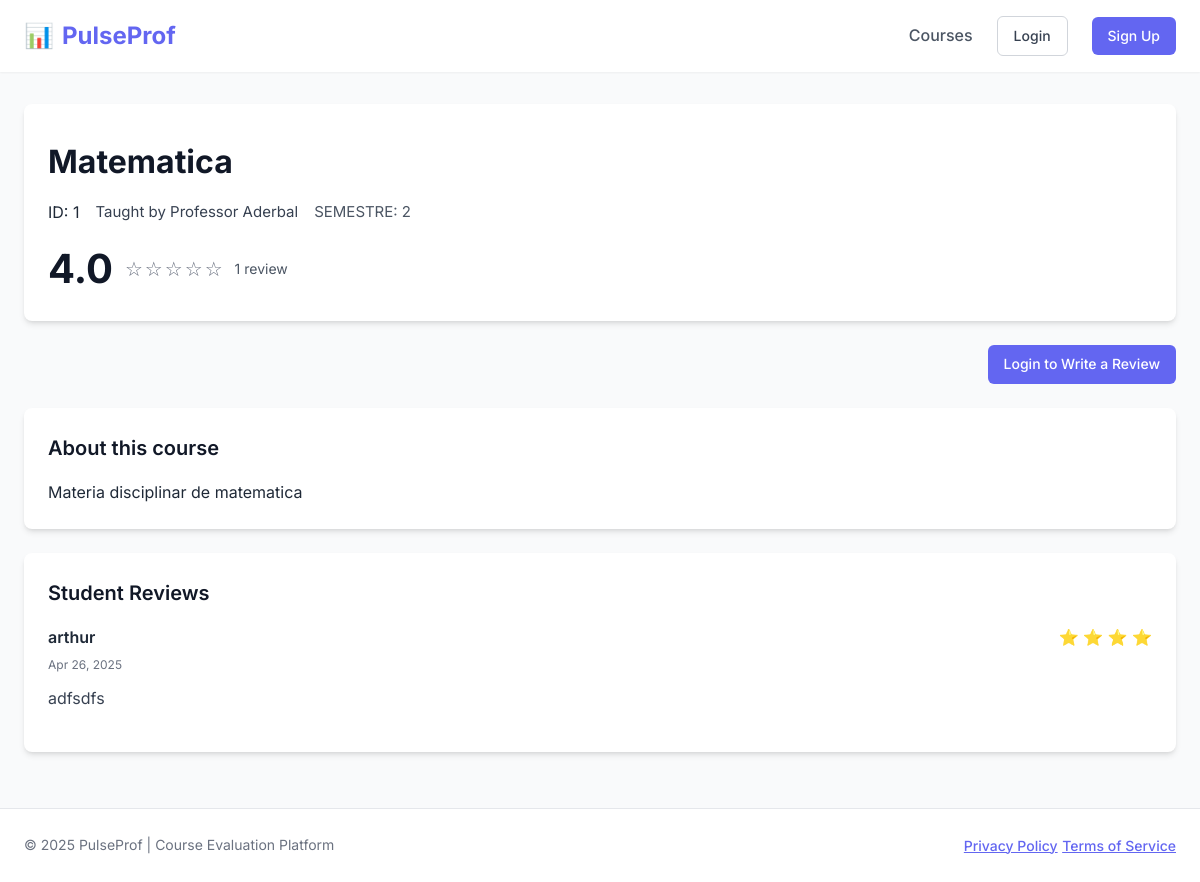
The page /courses/1/ on the database its author committed.
### avaliacoes/models.py (models this page shows, shortened)
class Course(models.Model):
    title = models.CharField(max_length=100)
    code = models.CharField(max_length=20, unique=True)
    instructor = models.CharField(max_length=100)
    semester = models.CharField(max_length=20, blank=True)
    description = models.TextField(blank=True)
    def average_rating(self):
        return self.review_set.aggregate(Avg('rating'))['rating__avg'] or 0
    def total_reviews(self):
        return self.review_set.count()

class Review(models.Model):
    RATING_CHOICES = [
        (1, '⭐'),
        (2, '⭐⭐'),
        (3, '⭐⭐⭐'),
        (4, '⭐⭐⭐⭐'),
        (5, '⭐⭐⭐⭐⭐'),
    ]
    course = models.ForeignKey(Course, on_delete=models.CASCADE)
    student = models.ForeignKey(User, on_delete=models.CASCADE)
    rating = models.IntegerField(choices=RATING_CHOICES)
    feedback = models.TextField(blank=True)
    anonymous = models.BooleanField(default=False)
    date_submitted = models.DateTimeField(auto_now_add=True)
    class Meta:
        unique_together = ('course', 'student')
        ordering = ['-date_submitted']

### avaliacoes/views.py (the view)
# urls.py: path('courses/<int:course_id>/', views.course_detail, name='course_detail'),
def course_detail(request, course_id):
    course = get_object_or_404(Course, id=course_id)
    reviews = course.review_set.all()
    user_review = None
    can_review = False
    if request.user.is_authenticated:
        user_review = reviews.filter(student=request.user).first()
        can_review = user_review is None
    context = {
        'course': course,
        'reviews': reviews,
        'user_review': user_review,
        'can_review': can_review,
        'page_title': course.title
    }
    return render(request, 'course_detail.html', context)

### avaliacoes/templates/course_detail.html (shortened to what this page needs)
{% extends 'base.html' %}
{% block content %}
<div class="course-header-container">
    <div class="course-header-content">
        <h1 class="course-detail-title">{{ course.title }}</h1>
        <div class="course-detail-meta">
            <div class="course-code">ID: {{ course.code }}</div>
            <div class="course-instructor">Taught by {{ course.instructor }}</div>
            {% if course.semester %}<div class="course-semester">SEMESTRE: {{ course.semester }}</div>{% endif %}
        </div>
        <div class="course-ratings">
            <div class="rating-summary">
                <div class="rating-average">
                    {{ course.average_rating|floatformat:1 }}
                </div>
                <div class="stars">
                    {% for i in "12345" %}
                        {% if forloop.counter <= course.average_rating|floatformat:"0" %}
                            <span>⭐</span>
                        {% else %}
                            <span class="text-muted">☆</span>
                        {% endif %}
                    {% endfor %}
                </div>
                <div class="rating-count">{{ course.total_reviews }} review{{ course.total_reviews|pluralize }}</div>
            </div>
        </div>
    </div>
</div>
<div class="course-actions">
    {% if can_review %}
        <a href="{% url 'submit_review' course.id %}" class="btn btn-primary">Write a Review</a>
    {% elif user_review %}
        <div class="user-review-actions">
            <span class="your-review-badge">You've reviewed this course</span>
            <a href="{% url 'edit_review' course.id %}" class="btn btn-outline">Edit Your Review</a>
            <a href="{% url 'delete_review' course.id %}" class="btn btn-outline btn-danger-text">Delete</a>
        </div>
    {% elif not user.is_authenticated %}
        <a href="{% url 'login' %}" class="btn btn-primary">Login to Write a Review</a>
    {% endif %}
</div>
{% if course.description %}
<div class="card">
    <div class="card-header">
        <h2 class="card-title">About this course</h2>
    </div>
    <p>{{ course.description }}</p>
</div>
{% endif %}
<div class="card">
    <div class="card-header">
        <h2 class="card-title">Student Reviews</h2>
    </div>
    {% if reviews %}
        <div class="reviews-list">
            {% for review in reviews %}
                <div class="review-item">
                    <div class="review-header">
                        <div class="reviewer-info">
                            {% if review.anonymous %}
                                <div class="anonymous-badge">Anonymous Student</div>
                            {% else %}
                                <div class="reviewer-name">{{ review.student.username }}</div>
                            {% endif %}
                            <div class="review-date">{{ review.date_submitted|date:"M d, Y" }}</div>
                        </div>
                        <div class="review-rating">
                            {% for i in "12345" %}
                                {% if forloop.counter <= review.rating %}
                                    <span class="star">⭐</span>
                                {% endif %}
                            {% endfor %}
                        </div>
                    </div>
                    {% if review.feedback %}
                    <div class="review-content">
                        {{ review.feedback }}
                    </div>
                    {% endif %}
                </div>
            {% endfor %}
        </div>
    {% endif %}
</div>
{% endblock %}

### avaliacoes/templates/base.html (style rules this page uses)
:root { --primary: #6366f1; --primary-dark: #4f46e5; --primary-light: #a5b4fc; --secondary: #ec4899; --success: #10b981; --danger: #ef4444; --warning: #f59e0b; --gray-50: #f9fafb; --gray-100: #f3f4f6; --gray-200: #e5e7eb; --gray-300: #d1d5db; --gray-400: #9ca3af; --gray-500: #6b7280; --gray-600: #4b5563; --gray-700: #374151; --gray-800: #1f2937; --gray-900: #111827; --radius-sm: 0.25rem; --radius-md: 0.375rem; --radius-lg: 0.5rem; --shadow-sm: 0 1px 2px 0 rgb(0 0 0 / 0.05); --shadow-md: 0 4px 6px -1px rgb(0 0 0 / 0.1), 0 2px 4px -2px rgb(0 0 0 / 0.1); --shadow-lg: 0 10px 15px -3px rgb(0 0 0 / 0.1), 0 4px 6px -4px rgb(0 0 0 / 0.1); }
* { margin: 0; padding: 0; box-sizing: border-box; }
body { font-family: 'Inter', sans-serif; color: var(--gray-800); background-color: var(--gray-50); line-height: 1.6; }
.btn { display: inline-flex; align-items: center; justify-content: center; padding: 0.5rem 1rem; border-radius: var(--radius-md); font-weight: 500; text-decoration: none; cursor: pointer; transition: all 0.2s ease; border: none; font-size: 0.875rem; }
.btn-primary { background-color: var(--primary); color: white; }
.card { background-color: white; border-radius: var(--radius-lg); box-shadow: var(--shadow-md); padding: 1.5rem; margin-bottom: 1.5rem; }
.card-header { display: flex; justify-content: space-between; align-items: center; margin-bottom: 1rem; }
.card-title { font-size: 1.25rem; font-weight: 600; color: var(--gray-900); }
.stars { display: flex; align-items: center; gap: 0.125rem; color: var(--warning); }
.text-muted { color: var(--gray-500); }

### avaliacoes/templates/course_detail.html (style rules this page uses)
.course-header-container { background-color: white; border-radius: var(--radius-lg); box-shadow: var(--shadow-md); margin-bottom: 1.5rem; overflow: hidden; }
.course-header-content { padding: 2rem 1.5rem; }
.course-detail-title { font-size: 2rem; font-weight: 700; color: var(--gray-900); margin-bottom: 0.75rem; }
.course-detail-meta { display: flex; flex-wrap: wrap; gap: 1rem; margin-bottom: 1.5rem; }
.course-instructor { color: var(--gray-700); font-size: 0.9375rem; }
.course-semester { color: var(--gray-600); font-size: 0.9375rem; }
.course-ratings { display: flex; align-items: center; gap: 2rem; }
.rating-summary { display: flex; align-items: center; gap: 0.75rem; }
.rating-average { font-size: 2.5rem; font-weight: 700; color: var(--gray-900); line-height: 1; }
.stars { font-size: 1.25rem; }
.rating-count { color: var(--gray-600); font-size: 0.875rem; }
.course-actions { display: flex; justify-content: flex-end; margin-bottom: 1.5rem; }
.reviews-list { display: flex; flex-direction: column; gap: 1.5rem; }
.review-item { padding-bottom: 1.5rem; border-bottom: 1px solid var(--gray-200); }
.review-item:last-child { border-bottom: none; padding-bottom: 0; }
.review-header { display: flex; justify-content: space-between; margin-bottom: 0.75rem; }
.reviewer-info { display: flex; flex-direction: column; gap: 0.25rem; }
.reviewer-name { font-weight: 600; color: var(--gray-800); }
.review-date { font-size: 0.75rem; color: var(--gray-500); }
.review-rating { font-size: 1rem; }
.review-content { color: var(--gray-700); line-height: 1.6; margin-bottom: 1rem; }

### rows shown on the page
Course: title "Matematica", code "1", instructor "Professor Aderbal", semester "2", average_rating "4.0", total_reviews "1", description "Materia disciplinar de matematica"
Review: student.username "arthur", date_submitted "Apr 26, 2025", rating 4 (drawn), feedback "adfsdfs"
